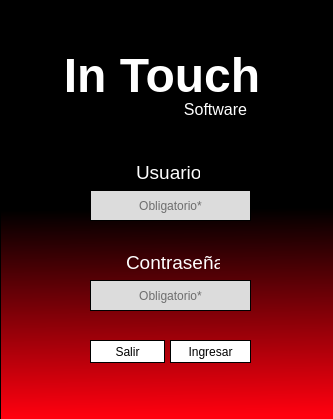
<?xml version="1.0" encoding="UTF-8"?>
<ui version="4.0">
 <class>VentanaDeInicio</class>
 <widget class="QMainWindow" name="VentanaDeInicio">
  <property name="geometry">
   <rect>
    <x>0</x>
    <y>0</y>
    <width>333</width>
    <height>419</height>
   </rect>
  </property>
  <property name="maximumSize">
   <size>
    <width>333</width>
    <height>419</height>
   </size>
  </property>
  <property name="windowTitle">
   <string>Login-In Touch</string>
  </property>
  <property name="iconSize">
   <size>
    <width>24</width>
    <height>24</height>
   </size>
  </property>
  <widget class="QWidget" name="centralwidget">
   <widget class="QFrame" name="frame">
    <property name="enabled">
     <bool>true</bool>
    </property>
    <property name="geometry">
     <rect>
      <x>0</x>
      <y>0</y>
      <width>351</width>
      <height>421</height>
     </rect>
    </property>
    <property name="maximumSize">
     <size>
      <width>351</width>
      <height>421</height>
     </size>
    </property>
    <property name="styleSheet">
     <string notr="true">background-color: qlineargradient(spread:pad, x1:0.491633, y1:0.125, x2:0.499, y2:0.988636, stop:0.193634 rgba(13, 0, 0, 255), stop:1 rgba(255, 0, 15, 255));
background-color: qlineargradient(spread:pad, x1:0.492, y1:0.0572727, x2:0.499, y2:0.988636, stop:0.471591 rgba(0, 0, 0, 255), stop:1 rgba(255, 0, 15, 255));

border: 1px solid #000</string>
    </property>
    <property name="frameShape">
     <enum>QFrame::StyledPanel</enum>
    </property>
    <property name="frameShadow">
     <enum>QFrame::Raised</enum>
    </property>
    <widget class="QLabel" name="label_usuario">
     <property name="enabled">
      <bool>false</bool>
     </property>
     <property name="geometry">
      <rect>
       <x>130</x>
       <y>160</y>
       <width>71</width>
       <height>21</height>
      </rect>
     </property>
     <property name="maximumSize">
      <size>
       <width>71</width>
       <height>21</height>
      </size>
     </property>
     <property name="font">
      <font>
       <pointsize>14</pointsize>
       <weight>50</weight>
       <italic>false</italic>
       <bold>false</bold>
       <stylestrategy>PreferDefault</stylestrategy>
       <kerning>true</kerning>
      </font>
     </property>
     <property name="styleSheet">
      <string notr="true">background-color: rgba(0, 0, 0,0%);
selection-color: rgb(255, 255, 255);</string>
     </property>
     <property name="text">
      <string>&lt;html&gt;&lt;head/&gt;&lt;body&gt;&lt;p&gt;&lt;span style=&quot; color:#ffffff;&quot;&gt;Usuario&lt;/span&gt;&lt;/p&gt;&lt;/body&gt;&lt;/html&gt;</string>
     </property>
    </widget>
    <widget class="QLabel" name="label_contrasenia">
     <property name="enabled">
      <bool>false</bool>
     </property>
     <property name="geometry">
      <rect>
       <x>120</x>
       <y>250</y>
       <width>101</width>
       <height>21</height>
      </rect>
     </property>
     <property name="maximumSize">
      <size>
       <width>101</width>
       <height>21</height>
      </size>
     </property>
     <property name="font">
      <font>
       <pointsize>14</pointsize>
       <weight>50</weight>
       <italic>false</italic>
       <bold>false</bold>
       <stylestrategy>PreferDefault</stylestrategy>
       <kerning>true</kerning>
      </font>
     </property>
     <property name="styleSheet">
      <string notr="true">background-color: rgba(0, 0, 0,0%);
border-color: rgba(0, 0, 0,0%);</string>
     </property>
     <property name="text">
      <string>&lt;html&gt;&lt;head/&gt;&lt;body&gt;&lt;p&gt;&lt;span style=&quot; color:#ffffff;&quot;&gt;Contraseña&lt;/span&gt;&lt;/p&gt;&lt;/body&gt;&lt;/html&gt;</string>
     </property>
    </widget>
    <widget class="QPushButton" name="pbutton_salir">
     <property name="enabled">
      <bool>true</bool>
     </property>
     <property name="geometry">
      <rect>
       <x>90</x>
       <y>340</y>
       <width>75</width>
       <height>23</height>
      </rect>
     </property>
     <property name="styleSheet">
      <string notr="true">QPushButton{
	background-color: rgb(255, 255, 255);
	
	font: 10pt &quot;MS Shell Dlg 2&quot;;

}

QPushButton:hover{
	
	background-color: rgb(170, 170, 170);
	
	font: 10pt &quot;MS Shell Dlg 2&quot;;

}</string>
     </property>
     <property name="text">
      <string>Salir</string>
     </property>
    </widget>
    <widget class="QPushButton" name="pbutton_ingresar">
     <property name="geometry">
      <rect>
       <x>170</x>
       <y>340</y>
       <width>81</width>
       <height>23</height>
      </rect>
     </property>
     <property name="styleSheet">
      <string notr="true">QPushButton{
	background-color: rgb(255, 255, 255);
	
	font: 10pt &quot;MS Shell Dlg 2&quot;;

}

QPushButton:hover{
	
	background-color: rgb(170, 170, 170);
	
	font: 10pt &quot;MS Shell Dlg 2&quot;;

}</string>
     </property>
     <property name="text">
      <string>Ingresar</string>
     </property>
    </widget>
    <widget class="QLineEdit" name="lineedit_usuario">
     <property name="geometry">
      <rect>
       <x>90</x>
       <y>190</y>
       <width>161</width>
       <height>31</height>
      </rect>
     </property>
     <property name="maximumSize">
      <size>
       <width>161</width>
       <height>31</height>
      </size>
     </property>
     <property name="styleSheet">
      <string notr="true">background-color: rgb(220, 220, 220);</string>
     </property>
     <property name="alignment">
      <set>Qt::AlignCenter</set>
     </property>
     <property name="placeholderText">
      <string>Obligatorio*</string>
     </property>
    </widget>
    <widget class="QLineEdit" name="lineedit_contrasenia">
     <property name="geometry">
      <rect>
       <x>90</x>
       <y>280</y>
       <width>161</width>
       <height>31</height>
      </rect>
     </property>
     <property name="maximumSize">
      <size>
       <width>161</width>
       <height>31</height>
      </size>
     </property>
     <property name="styleSheet">
      <string notr="true">background-color: rgb(220, 220, 220);</string>
     </property>
     <property name="echoMode">
      <enum>QLineEdit::Password</enum>
     </property>
     <property name="alignment">
      <set>Qt::AlignCenter</set>
     </property>
     <property name="placeholderText">
      <string>Obligatorio*</string>
     </property>
    </widget>
    <widget class="QLabel" name="label_InTouch">
     <property name="geometry">
      <rect>
       <x>50</x>
       <y>30</y>
       <width>221</width>
       <height>91</height>
      </rect>
     </property>
     <property name="maximumSize">
      <size>
       <width>221</width>
       <height>151</height>
      </size>
     </property>
     <property name="styleSheet">
      <string notr="true">background-color: rgba(0, 0, 0,0%);
font: 75 28pt &quot;Script MT Bold&quot;;
color: rgb(255, 255, 255);</string>
     </property>
     <property name="text">
      <string>&lt;html&gt;&lt;head/&gt;&lt;body&gt;&lt;p align=&quot;center&quot;&gt;&lt;span style=&quot; font-size:36pt; font-weight:600; color:#ffffff;&quot;&gt;In Touch&lt;/span&gt;&lt;/p&gt;&lt;/body&gt;&lt;/html&gt;</string>
     </property>
     <property name="scaledContents">
      <bool>true</bool>
     </property>
    </widget>
    <widget class="QLabel" name="label_Software">
     <property name="geometry">
      <rect>
       <x>180</x>
       <y>100</y>
       <width>71</width>
       <height>20</height>
      </rect>
     </property>
     <property name="styleSheet">
      <string notr="true">background-color: rgba(0, 0, 0,0%);
border: None;</string>
     </property>
     <property name="text">
      <string>&lt;html&gt;&lt;head/&gt;&lt;body&gt;&lt;p align=&quot;center&quot;&gt;&lt;span style=&quot; font-size:12pt; color:#ffffff;&quot;&gt;Software&lt;/span&gt;&lt;/p&gt;&lt;/body&gt;&lt;/html&gt;</string>
     </property>
    </widget>
   </widget>
  </widget>
 </widget>
 <resources/>
 <connections>
  <connection>
   <sender>pbutton_salir</sender>
   <signal>clicked()</signal>
   <receiver>VentanaDeInicio</receiver>
   <slot>close()</slot>
   <hints>
    <hint type="sourcelabel">
     <x>142</x>
     <y>332</y>
    </hint>
    <hint type="destinationlabel">
     <x>167</x>
     <y>425</y>
    </hint>
   </hints>
  </connection>
 </connections>
</ui>
